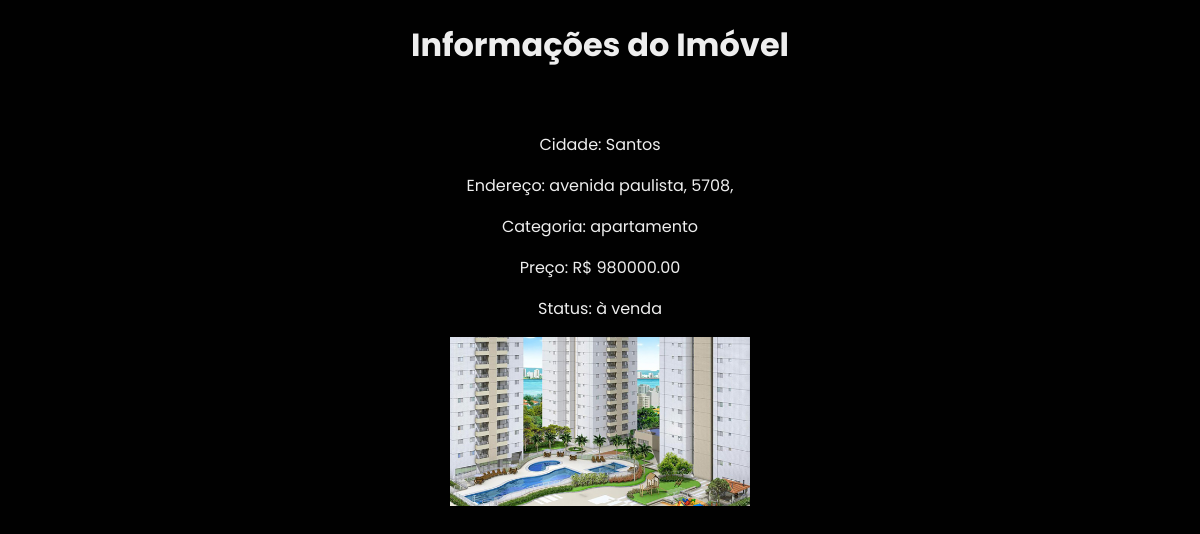
The app's page /arquivos/property.php?id=5 with its own data.
### tables this page shows
CREATE TABLE `imoveis` (
  `id` int(20) NOT NULL,
  `cidade` varchar(100) NOT NULL,
  `endereco` varchar(255) NOT NULL,
  `categoria` varchar(50) DEFAULT NULL,
  `preco` decimal(10,2) NOT NULL,
  `nome_vendedor` varchar(255) NOT NULL,
  `telefone_vendedor` varchar(20) NOT NULL,
  `email_vendedor` varchar(255) NOT NULL,
  `status` varchar(30) DEFAULT NULL,
  `foto` varchar(255) NOT NULL,
  `descricao` varchar(255) DEFAULT NULL
);

### arquivos/property.php (the view, shortened to what this page needs)
<!DOCTYPE html>
<html lang="en">
<head>
    <link rel="stylesheet" href="style.css">
</head>
<body>
    <div class="container">
        <?php
        if(isset($_GET['id'])) {
            $imovel_id = $_GET['id'];
            $dbHost = "localhost";
            $dbName = "fastimoveis";
            $dbUser = "root";
            $dbPass = "";
            try {
                $conn = new PDO("mysql:host=$dbHost;dbname=$dbName", $dbUser, $dbPass);
                $conn->setAttribute(PDO::ATTR_ERRMODE, PDO::ERRMODE_EXCEPTION);
                $stmt = $conn->prepare("SELECT * FROM imoveis WHERE id = ?");
                $stmt->execute([$imovel_id]);
                if($stmt->rowCount() > 0) {
                    $imovel = $stmt->fetch(PDO::FETCH_ASSOC);
                    echo "<center><h1>Informações do Imóvel</h1></center>";
                    echo "<br>";
                    echo "<center><p>Cidade: {$imovel['cidade']}</p></center>";
                    echo "<center><p>Endereço: {$imovel['endereco']}</p></center>";
                    echo "<center><p>Categoria: {$imovel['categoria']}</p></center>";
                    echo "<center><p>Preço: R$ {$imovel['preco']}</p></center>";
                    echo "<center><p>Status: {$imovel['status']}</p></center>";
                    echo "<center><img src='../php/{$imovel['foto']}' alt='{$imovel['foto']}' width='300'></center>";
                } else {
                    echo "<p>Imóvel não encontrado.</p>";
                }
            } catch(PDOException $e) {
                echo "Erro: " . $e->getMessage();
            }
        } else {
            header("Location: index.html");
            exit();
        }
        ?>
    </div>
</body>
</html>

### arquivos/style.css (style rules this page uses)
body { font-family: Poppins; margin: 0; background-color: #010101; color: #eee; background-size: cover; background-position: center; }

### records on screen
imoveis: cidade "Santos", endereco "avenida paulista, 5708,", categoria "apartamento", preco "980000.00", status "à venda", foto (picture)
